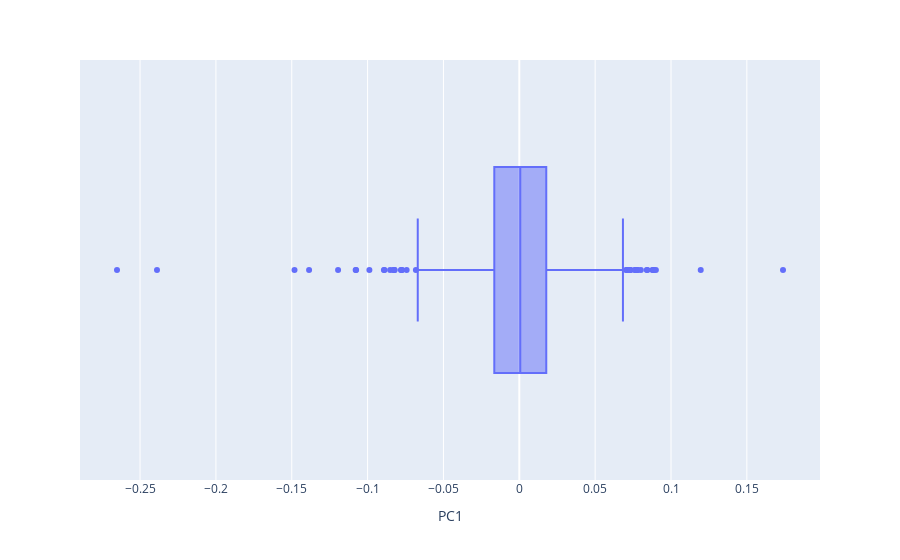

Write notebook code for a chart like this one.
### Code cell
px.box(Q4_X.reset_index(), 'PC1', hover_name = 'term_str')

### Figure 1 — Plotly figure (JSON) as saved in the notebook; plotly's stock layout.template omitted (floating-point values rounded to 4 significant figures; data arrays with more than 128 entries replaced by an {"elided": "..."} marker saying what was removed)
{"data": [{"alignmentgroup": "True", "hovertemplate": "<b>%{hovertext}</b><br><br>PC1=%{x}<extra></extra>", "hovertext": {"elided": "1000 str values"}, "legendgroup": "", "marker": {"color": "#636efa"}, "name": "", "notched": false, "offsetgroup": "", "orientation": "h", "showlegend": false, "type": "box", "x": {"elided": "1000 float values"}, "x0": " ", "xaxis": "x", "y0": " ", "yaxis": "y"}], "layout": {"autosize": true, "boxmode": "group", "legend": {"tracegroupgap": 0}, "margin": {"t": 60}, "xaxis": {"anchor": "y", "autorange": true, "domain": [0, 1], "range": [-0.2896, 0.1982], "title": {"text": "PC1"}, "type": "linear"}, "yaxis": {"anchor": "x", "autorange": true, "domain": [0, 1], "range": [-0.5, 0.5], "type": "category"}}}
